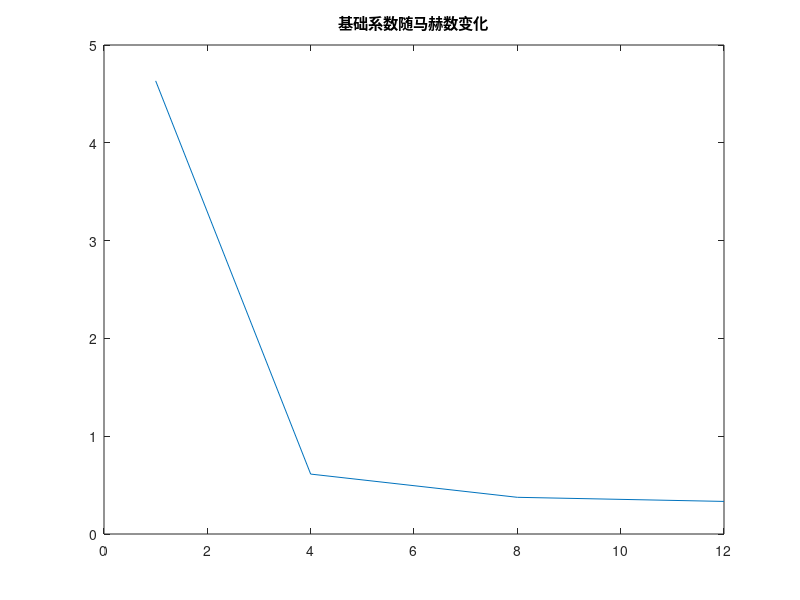

MATLAB code to generate this figure: (Note: this script raises an error after producing the figure.)
clear
clc
close all
i=1;

for Ma=[1 4 8 12]
    if Ma < 0.1
        Ma = 0.1;  % 避免除零
    end
    CN =0.3+ 0.6*Ma^2 ./ (1 + 0.8*Ma^4) + 4.0 ./ sqrt(1 + (Ma^2 - 1).^2);

    ma(i)=Ma;
    cn(i)=CN;
    i=i+1;
end
figure(1)
plot(ma,cn)
title('基础系数随马赫数变化')


rho = 0.009;

S=0.5;

beta=0;
cg_cf = 0.5;
dx = 0;
dy = 0;
dz = 0;
rudder_rate = 1;
j=1;
for Ma=[1 4 8 12]
    V = Ma*340;
    CN = cn(j);
    CA0 = 0.03 + 0.0005 * Ma;
    k   = 0.8 + 0.0005 * Ma;
    i=1;
    for alpha=-30/57.3:0.01:30/57.3
        beta = 0;
        CD = -(CA0 + k * (alpha * alpha + beta * beta)) * 0.5*rho*V*V*S;
        CL = CN * alpha * 0.5*rho*V*V*S;
        CZ = -CN * beta * 0.5*rho*V*V*S;
        
        l = - CN*dx*cg_cf * 0.05;
        m = -CL*cg_cf - CN*dz*cg_cf*rudder_rate;
        n = CZ*cg_cf - CN*dy*cg_cf*rudder_rate;

        A(i) = alpha*57.3;
        L(i) = CL;
        D(i) = -CD;
        Z(i) = CZ;
        Cl(i) = l;
        Cm(i) = m;
        Cn(i) = n;
        i=i+1;
    end
    
    leg(j) = string(Ma);
    figure(2)
    plot(A,L./D)
    title('升阻比曲线')
    legend(leg)
    hold on
    figure(3)
    plot(A,L)
    title('升力系数曲线')
    legend(leg)
    hold on
    figure(4)
    plot(A,D)
    title('阻力系数曲线')
    legend(leg)
    hold on
    figure(5)
    plot(A,Z)
    title('侧力系数曲线')
    legend(leg)
    hold on
    figure(6)
    plot(A,Cl)
    title('滚转力矩系数曲线')
    legend(leg)
    hold on
    figure(7)
    plot(A,Cm)
    title('俯仰力矩系数曲线')
    legend(leg)
    hold on
    figure(8)
    plot(A,Cn)
    title('偏航力矩系数曲线')
    legend(leg)
    hold on
    
    j=j+1;
end
